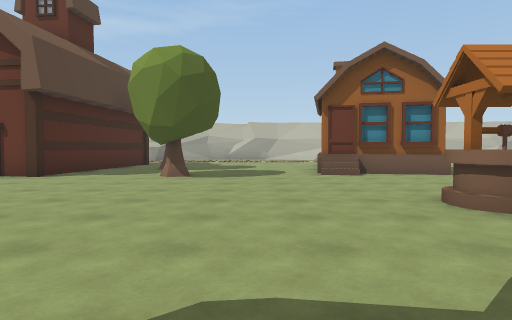
View 1 (above)

24 first-person views from a walk through a Unity game level. The camera is 1.3 m above the floor, tilts 2° down and sees 75° across. The floor is counted in squares, 2 m on a side. Each view is taken from the middle of a square. On the plan, view 1 faces up. The plan holds only what a view shows up to about 10 squares ahead; the rest is blank. The place goes on beyond the plan. The player is left out.

View 2
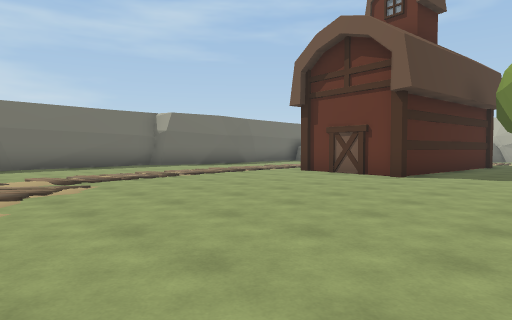

View 3
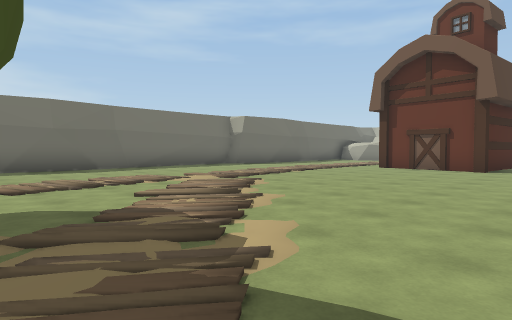

View 4
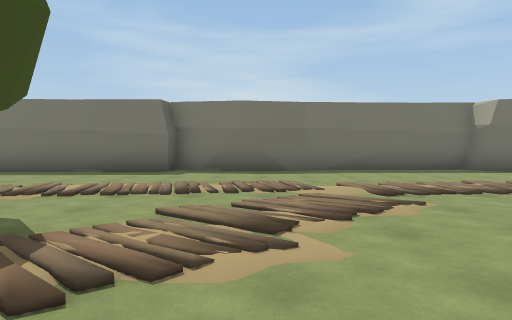

View 5
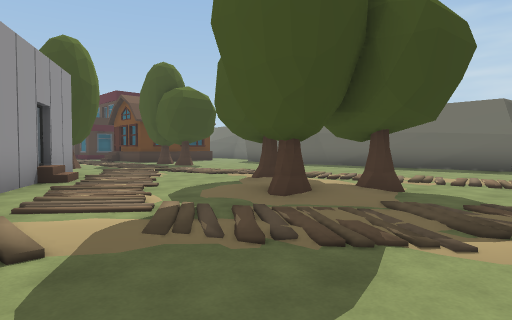

View 6
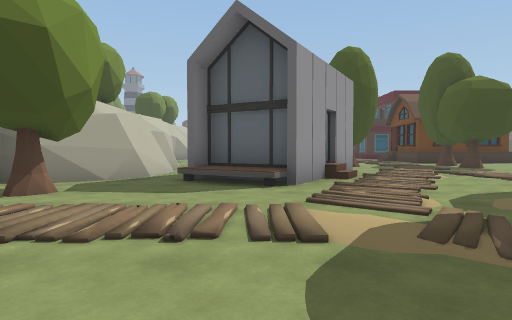

View 7
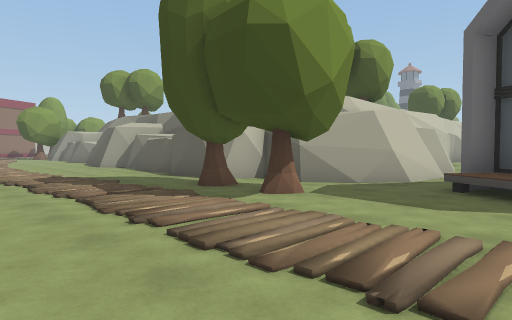

View 8
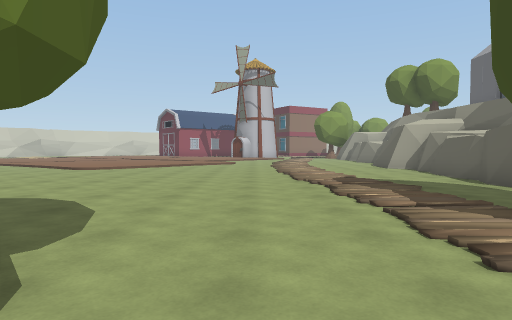

View 9
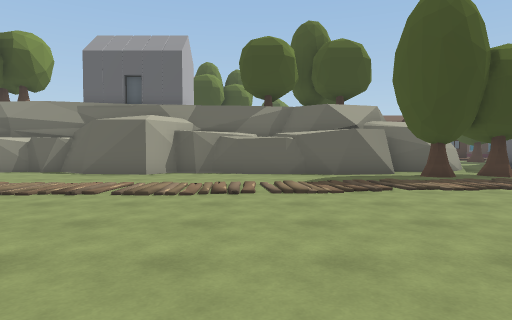

View 10
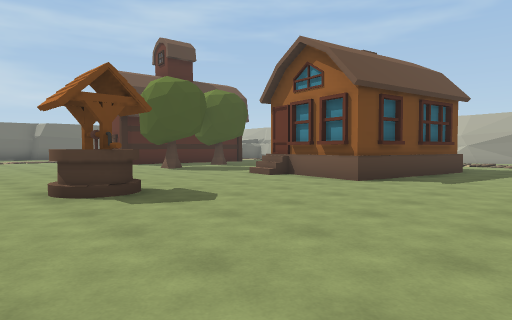

View 11
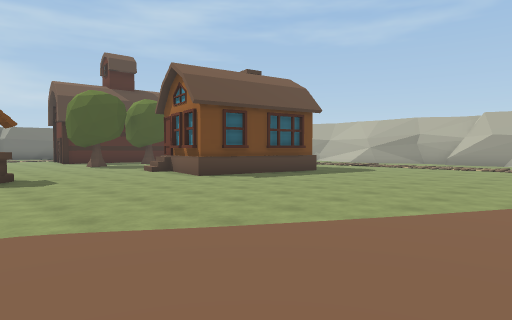

View 12
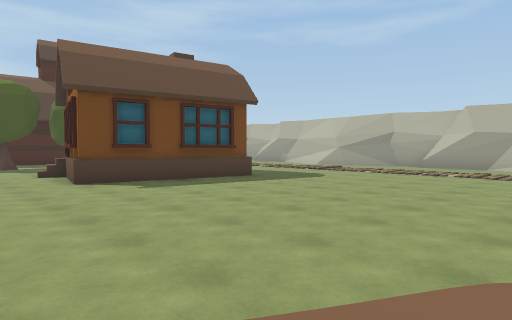

View 13
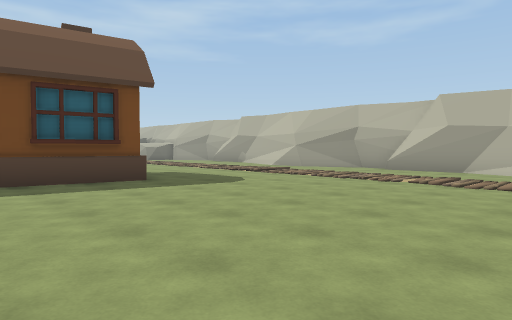

View 14
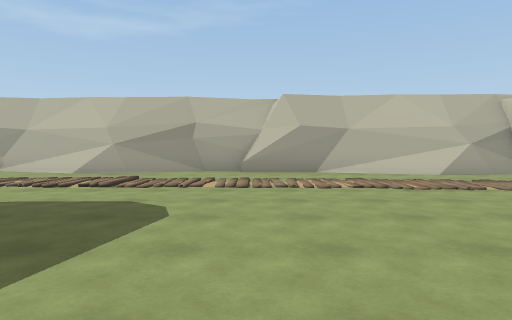

View 15
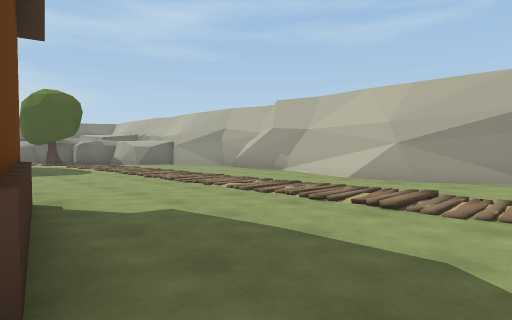

View 16
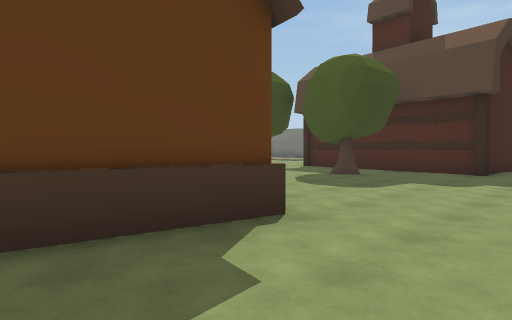

View 17
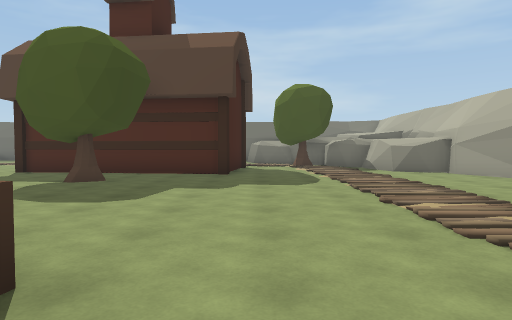

View 18
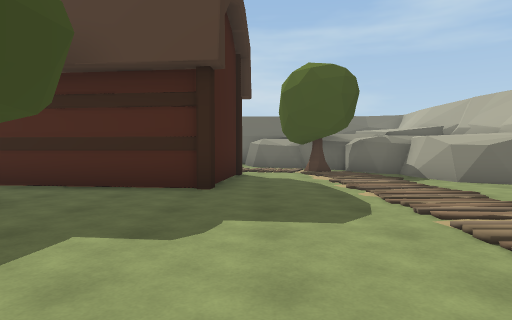

View 19
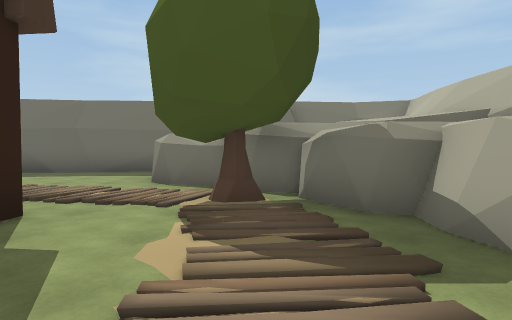

View 20
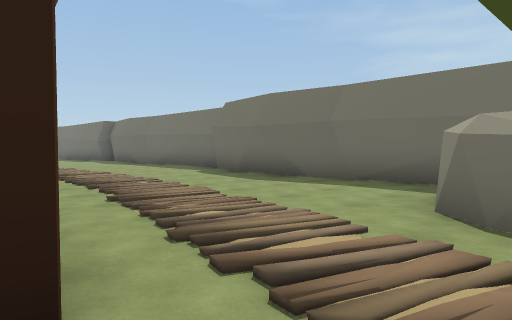

View 21
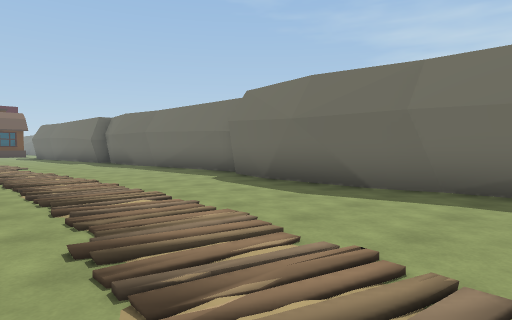

View 22
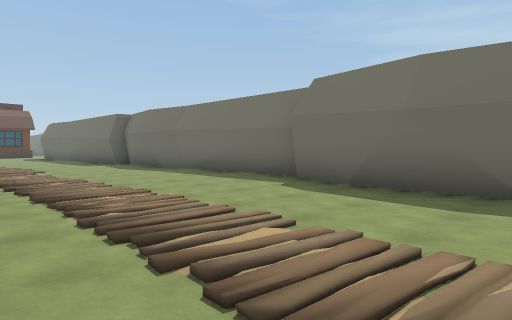

View 23
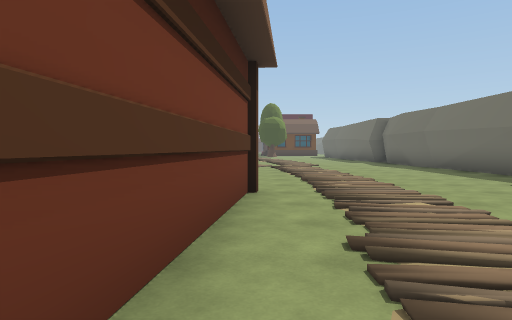

View 24
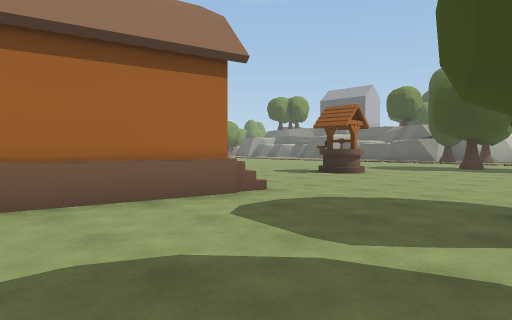

### Floor plan
Key: @ floor where view 1 was taken; # wall or solid block; . main floor; : floor 0.25 m higher than the main floor; + floor 0.5 m higher than the main floor; / step, stairs or slope; ^ raised ledge; O other object.
Columns run from 14 left of view 1 to 12 right of it. Each row starts with its distance up from view 1.
 19         ^#... ..####..#####
 18       ##^..................
 17      ##...........//.......
 16     ##O...........///......
 15    #^#.....................
 14    #......................
 13 #......###.......O.........
 12 #......###....... ##.......
 11 #......###.O....O  O.......
 10 ##.....###.O....O ##.......
  9  #....## #......OO#O.......
  8 ##....####..O.....O......./
  7 #......................../:
  6 #........................::
  5 #......................./::
  4 #................O...../:::
  3 #....................../:::
  2 #.......................
  1 #.......................
  0 #............ @O........
 -1 #............ ...........
 -2 #........................
 -3 #......O:.................
 -4 #......OO//................
 -5 ##.....////................
 -6  #.....O.......O.O.........
 -7  #    .....O//....#########
 -8       ....###+.####
 -9       ....# ##.#
-10      .....#   .#
-11      . ...     #
-12      O   .     #
-13          O     #

Positions as (right, up) in squares from view 1, and headings:
1: (0, 0), facing up
2: (-2, 0), facing up-left
3: (-3, -3), facing up-left
4: (-4, 0), facing left
5: (-2, -1), facing down-left
6: (-2, -1), facing down
7: (-2, -2), facing down-right
8: (-1, -2), facing right
9: (7, 2), facing down
10: (8, 2), facing up-left
11: (12, 3), facing up-left
12: (12, 6), facing up-left
13: (12, 9), facing up-left
14: (8, 10), facing up
15: (7, 12), facing up-left
16: (5, 15), facing down-left
17: (4, 14), facing left
18: (1, 14), facing left
19: (-4, 16), facing left
20: (-7, 15), facing down-left
21: (-8, 13), facing down-left
22: (-8, 11), facing down-left
23: (-8, 13), facing down
24: (-2, 12), facing down-right
